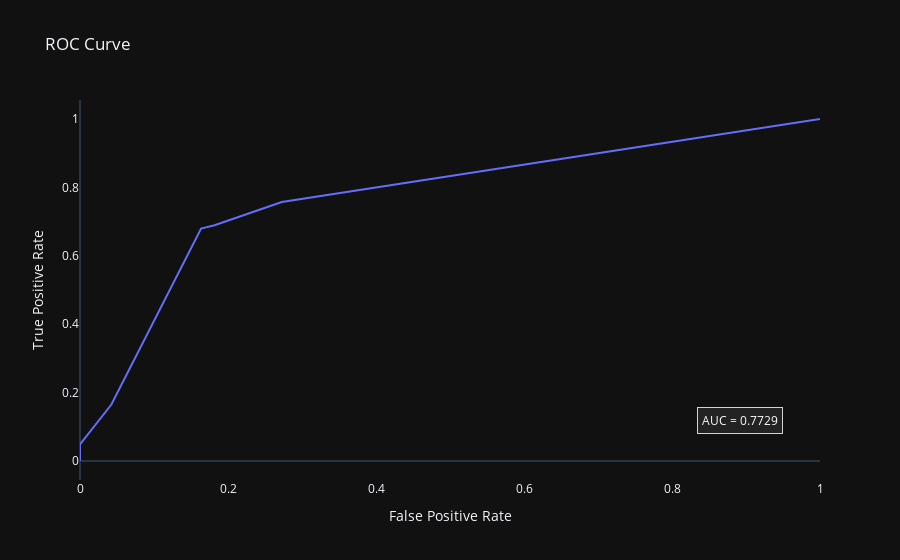

Write notebook code for a chart like this one.
### Code cell
fare_threshold = 200
titanic["rich"] = [1 if x  < fare_threshold else 0 for x in titanic["Fare"]]

predictors = ["Sex", "is_child", "rich"]
target = "Survived"

X = titanic[predictors]
y = titanic[target]

X_train, X_test, y_train, y_test = train_test_split(X, y, test_size = 0.3, random_state = 42, stratify = y)

ct = ColumnTransformer(
    transformers=[
        ("imputer", SimpleImputer(strategy="most_frequent"), ["is_child"]),
        ("ohe", OneHotEncoder(sparse_output=False, handle_unknown="ignore"), ["Sex"]),
    ],
    remainder = "passthrough"
)

steps = [
    ("ct", ct),
    ("logreg", LogisticRegression())
]

pipeline = Pipeline(steps)
pipeline.fit(X_train, y_train)
y_pred = pipeline.predict(X_test)
y_pred_proba = pipeline.predict_proba(X_test)[:, 1]

print(f"mean_accuracy = {pipeline.score(X_test, y_test)}")
print(f"AUC Score: {roc_auc_score(y_test, y_pred_proba):.4f}")
print(confusion_matrix(y_test, y_pred))
print(classification_report(y_test, y_pred))
print(pd.DataFrame(confusion_matrix(y_pred, y_test)))

fpr, tpr, thresholds = roc_curve(y_test, y_pred_proba)

fig = px.line(
    x = fpr,
    y = tpr,
    title='ROC Curve',
    labels={'x': 'False Positive Rate', 'y': 'True Positive Rate'}, # Add labels
    template = "plotly_dark" 
).update_layout(
    xaxis = dict(showgrid = False),
    yaxis = dict(showgrid = False),
    annotations=[
            dict(
                xref="paper",
                yref="paper",
                x=0.95,  # Position X
                y=0.12,  # Position Y
                text=f"AUC = {roc_auc_score(y_test, y_pred_proba):.4f}",
                showarrow = False,
                font=dict(
                    size=12,
                    color="white" # Ensure text is visible on dark background + box
                ),
                # --- Properties for the box ---
                bgcolor="rgba(40, 40, 40, 0.8)", # Semi-transparent dark background
                bordercolor="lightgrey",         # Color of the border
                borderwidth=1,                 # Width of the border in pixels
                borderpad=4                    # Padding between text and border
            )
    ]
)
fig.show()

### Figure 1 — Plotly figure (JSON) as saved in the notebook; plotly's stock layout.template omitted (floating-point values rounded to 4 significant figures)
{"data": [{"hovertemplate": "False Positive Rate=%{x}<br>True Positive Rate=%{y}<extra></extra>", "legendgroup": "", "line": {"color": "#636efa", "dash": "solid"}, "marker": {"symbol": "circle"}, "mode": "lines", "name": "", "orientation": "v", "showlegend": false, "type": "scatter", "x": [0.0, 0.0, 0.04242, 0.1636, 0.1818, 0.2727, 1.0], "xaxis": "x", "y": [0.0, 0.04854, 0.165, 0.6796, 0.6893, 0.7573, 1.0], "yaxis": "y"}], "layout": {"annotations": [{"bgcolor": "rgba(40, 40, 40, 0.8)", "bordercolor": "lightgrey", "borderpad": 4, "borderwidth": 1, "font": {"color": "white", "size": 12}, "showarrow": false, "text": "AUC = 0.7729", "x": 0.95, "xref": "paper", "y": 0.12, "yref": "paper"}], "legend": {"tracegroupgap": 0}, "title": {"text": "ROC Curve"}, "xaxis": {"anchor": "y", "domain": [0, 1], "showgrid": false, "title": {"text": "False Positive Rate"}}, "yaxis": {"anchor": "x", "domain": [0, 1], "showgrid": false, "title": {"text": "True Positive Rate"}}}}
